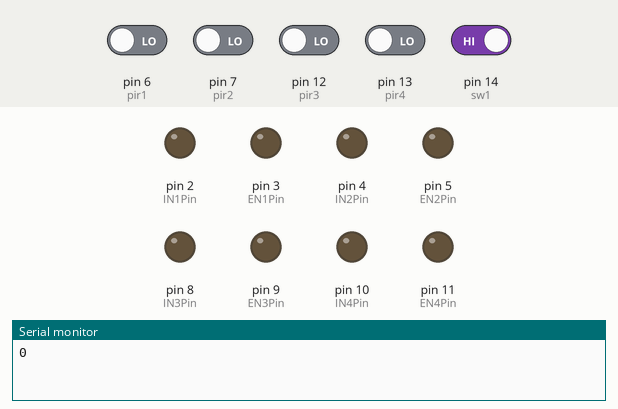
Simulated run of this sketch. Board: Arduino Uno, built with avr-gcc and run on an emulated ATmega328P. Shown: output pins drawn as LEDs (lit = HIGH), the last lines printed to the serial monitor. The inputs (shaded band) are chosen by the test bench; at power-on: pin 14 (sw1) HIGH, pin 6 (pir1), pin 7 (pir2), pin 12 (pir3), pin 13 (pir4) LOW.

Above: at 0.1 s.
At 2.0 s:
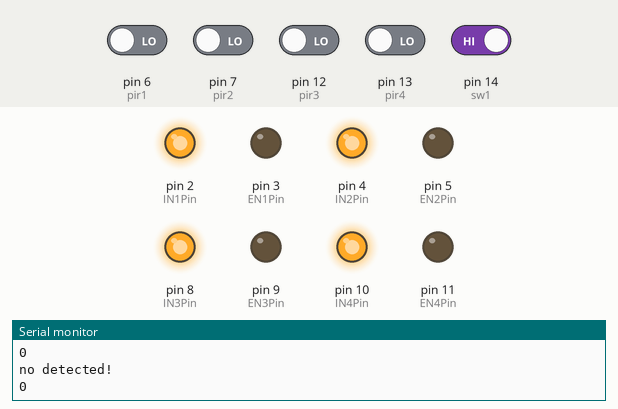
2.1 s: pin 6 (pir1) driven HIGH and pin 7 (pir2) driven HIGH and pin 12 (pir3) driven HIGH and pin 13 (pir4) driven HIGH and pin 14 (sw1) driven LOW
Timing chart, 0 to 5.1 s (numbered marks = the images above; inputs shaded):
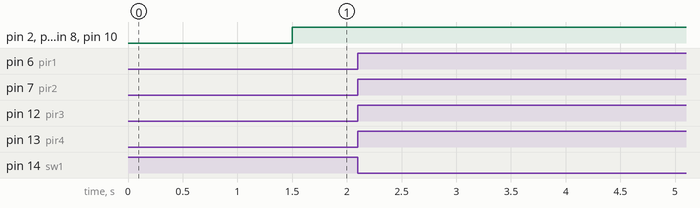

The sketch:

test3.ino
```cpp
#include<SoftwareSerial.h>

int IN1Pin = 2;
int IN2Pin = 4;
int IN3Pin = 8;
int IN4Pin = 10;

// 5번핀은 모터의 힘을 설정해주는 핀
int EN1Pin = 3;
int EN2Pin = 5;
int EN3Pin = 9;
int EN4Pin = 11;


// switch
int sw1 = 14;


// pir
int pir1 = 6;
int pir2 = 7;
int pir3 = 12;
int pir4 = 13;

bool detected = false; // pir


void setup() {

  pinMode(IN1Pin, OUTPUT);
  pinMode(IN2Pin, OUTPUT);
  pinMode(IN3Pin, OUTPUT);
  pinMode(IN4Pin, OUTPUT);

  pinMode(sw1, INPUT);


  pinMode(pir1,INPUT);
  pinMode(pir2,INPUT);
  pinMode(pir3,INPUT);
  pinMode(pir4,INPUT);


  Serial.begin(9600);

}


void loop() {

 int pirCount = 0;

  if(digitalRead(pir1) == HIGH){
   delay(1000);
    //Serial.println("a");
    pirCount++;
  }
  if(digitalRead(pir2) == HIGH){
   delay(1000);
   //Serial.println("b");
    pirCount++;
  }
  if(digitalRead(pir3) == HIGH){
   delay(1000);
   //Serial.println("c");
   pirCount++;

  }
  if(digitalRead(pir4) == HIGH){
   delay(1000);
   //Serial.println("d");
   pirCount++;
  }
   Serial.println(pirCount);
   delay(1000);

if(pirCount >= 3 && !detected){
    Serial.println("detected!");
    delay(5000);
    detected = true;
    stop();

    pirCount = 0;
    detected = false;

}else{
    Serial.println("no detected! ");
    }


if(Serial.available()>-2){

  char data = Serial.read();
  //Serial.println(data);
  delay(500);

  if(digitalRead(sw1)==LOW && data == 'a'){
  go();
  }else{

  digitalWrite(IN1Pin, HIGH);
  analogWrite(EN1Pin, 0);

  digitalWrite(IN2Pin, HIGH);
  analogWrite(EN2Pin, 0);

  digitalWrite(IN3Pin, HIGH);
  analogWrite(EN3Pin, 0);

  digitalWrite(IN4Pin, HIGH);
  analogWrite(EN4Pin, 0);
    }
  }
}


void go(){

 digitalWrite(IN1Pin, HIGH);
 analogWrite(EN1Pin, 200);

 digitalWrite(IN2Pin, LOW);
 analogWrite(EN2Pin, 200);

 digitalWrite(IN3Pin, HIGH);
 analogWrite(EN3Pin,200);

 digitalWrite(IN4Pin, LOW);
 analogWrite(EN4Pin, 200);
 }

void stop(){

 digitalWrite(IN1Pin, HIGH);
 analogWrite(EN1Pin, 0);

 digitalWrite(IN2Pin, HIGH);
 analogWrite(EN2Pin, 0);

 digitalWrite(IN3Pin, HIGH);
 analogWrite(EN3Pin, 0);

 digitalWrite(IN4Pin, HIGH);
 analogWrite(EN4Pin, 0);

    /*int pirCount = 0;
    while(pirCount<3){
      pirCount = 0;
      if(digitalRead(pir1) == HIGH){
            pirCount++;
        }
        if(digitalRead(pir2) == HIGH){
            pirCount++;
        }
        if(digitalRead(pir3) == HIGH){
            pirCount++;
        }
        if(digitalRead(pir4) == HIGH){
            pirCount++;
        }
        delay(500);

    }*/


}
```
